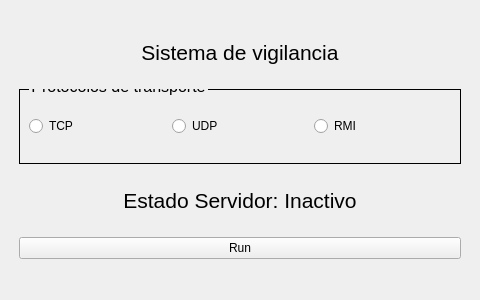
<?xml version="1.0" encoding="UTF-8"?>
<ui version="4.0">
 <class>MainWindow</class>
 <widget class="QMainWindow" name="MainWindow">
  <property name="geometry">
   <rect>
    <x>0</x>
    <y>0</y>
    <width>480</width>
    <height>300</height>
   </rect>
  </property>
  <property name="minimumSize">
   <size>
    <width>480</width>
    <height>300</height>
   </size>
  </property>
  <property name="maximumSize">
   <size>
    <width>480</width>
    <height>360</height>
   </size>
  </property>
  <property name="windowTitle">
   <string>AlarmaServer.py</string>
  </property>
  <property name="windowIcon">
   <iconset>
    <normaloff>icon.png</normaloff>icon.png</iconset>
  </property>
  <widget class="QWidget" name="centralwidget">
   <layout class="QHBoxLayout" name="horizontalLayout_2">
    <item>
     <spacer name="horizontalSpacer">
      <property name="orientation">
       <enum>Qt::Horizontal</enum>
      </property>
      <property name="sizeType">
       <enum>QSizePolicy::Fixed</enum>
      </property>
      <property name="sizeHint" stdset="0">
       <size>
        <width>10</width>
        <height>20</height>
       </size>
      </property>
     </spacer>
    </item>
    <item>
     <layout class="QVBoxLayout" name="verticalLayout">
      <item>
       <spacer name="verticalSpacer">
        <property name="orientation">
         <enum>Qt::Vertical</enum>
        </property>
        <property name="sizeType">
         <enum>QSizePolicy::Fixed</enum>
        </property>
        <property name="sizeHint" stdset="0">
         <size>
          <width>20</width>
          <height>13</height>
         </size>
        </property>
       </spacer>
      </item>
      <item>
       <widget class="QLabel" name="label">
        <property name="sizePolicy">
         <sizepolicy hsizetype="Preferred" vsizetype="Fixed">
          <horstretch>0</horstretch>
          <verstretch>0</verstretch>
         </sizepolicy>
        </property>
        <property name="font">
         <font>
          <pointsize>16</pointsize>
         </font>
        </property>
        <property name="text">
         <string>Sistema de vigilancia</string>
        </property>
        <property name="alignment">
         <set>Qt::AlignCenter</set>
        </property>
       </widget>
      </item>
      <item>
       <widget class="QGroupBox" name="groupBox">
        <property name="sizePolicy">
         <sizepolicy hsizetype="Preferred" vsizetype="Fixed">
          <horstretch>0</horstretch>
          <verstretch>0</verstretch>
         </sizepolicy>
        </property>
        <property name="minimumSize">
         <size>
          <width>0</width>
          <height>75</height>
         </size>
        </property>
        <property name="font">
         <font>
          <pointsize>12</pointsize>
         </font>
        </property>
        <property name="styleSheet">
         <string notr="true">QGroupBox{
    border: 1px solid black;
    margin-top: 0.5em;
}

QGroupBox::title {
    top: -12px;
    left: 10px;
}</string>
        </property>
        <property name="title">
         <string>Protocolos de transporte</string>
        </property>
        <layout class="QHBoxLayout" name="horizontalLayout">
         <item>
          <widget class="QRadioButton" name="tcp">
           <property name="text">
            <string>TCP</string>
           </property>
          </widget>
         </item>
         <item>
          <widget class="QRadioButton" name="udp">
           <property name="text">
            <string>UDP</string>
           </property>
          </widget>
         </item>
         <item>
          <widget class="QRadioButton" name="rmi">
           <property name="text">
            <string>RMI</string>
           </property>
          </widget>
         </item>
        </layout>
       </widget>
      </item>
      <item>
       <widget class="QLabel" name="stateLbl">
        <property name="sizePolicy">
         <sizepolicy hsizetype="Preferred" vsizetype="Fixed">
          <horstretch>0</horstretch>
          <verstretch>0</verstretch>
         </sizepolicy>
        </property>
        <property name="font">
         <font>
          <pointsize>16</pointsize>
         </font>
        </property>
        <property name="text">
         <string>Estado Servidor: Inactivo</string>
        </property>
        <property name="alignment">
         <set>Qt::AlignCenter</set>
        </property>
       </widget>
      </item>
      <item>
       <widget class="QPushButton" name="stateBtn">
        <property name="minimumSize">
         <size>
          <width>0</width>
          <height>0</height>
         </size>
        </property>
        <property name="text">
         <string>Run</string>
        </property>
        <property name="icon">
         <iconset>
          <normaloff>runicon.png</normaloff>runicon.png</iconset>
        </property>
        <property name="iconSize">
         <size>
          <width>30</width>
          <height>30</height>
         </size>
        </property>
       </widget>
      </item>
      <item>
       <spacer name="verticalSpacer_2">
        <property name="orientation">
         <enum>Qt::Vertical</enum>
        </property>
        <property name="sizeType">
         <enum>QSizePolicy::Fixed</enum>
        </property>
        <property name="sizeHint" stdset="0">
         <size>
          <width>20</width>
          <height>13</height>
         </size>
        </property>
       </spacer>
      </item>
     </layout>
    </item>
    <item>
     <spacer name="horizontalSpacer_2">
      <property name="orientation">
       <enum>Qt::Horizontal</enum>
      </property>
      <property name="sizeType">
       <enum>QSizePolicy::Fixed</enum>
      </property>
      <property name="sizeHint" stdset="0">
       <size>
        <width>10</width>
        <height>20</height>
       </size>
      </property>
     </spacer>
    </item>
   </layout>
  </widget>
 </widget>
 <resources/>
 <connections/>
</ui>
